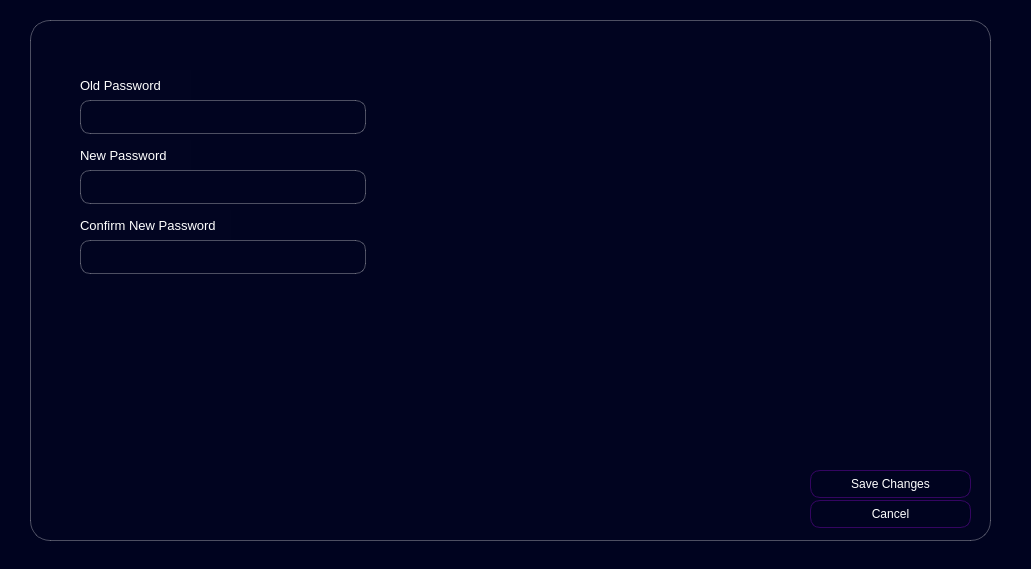
<?xml version="1.0" encoding="UTF-8"?>
<ui version="4.0">
 <class>password_set</class>
 <widget class="QWidget" name="password_set">
  <property name="geometry">
   <rect>
    <x>0</x>
    <y>0</y>
    <width>1031</width>
    <height>569</height>
   </rect>
  </property>
  <property name="windowTitle">
   <string>Form</string>
  </property>
  <property name="styleSheet">
   <string notr="true">background-color: #00031f
</string>
  </property>
  <widget class="QLabel" name="passet_con">
   <property name="geometry">
    <rect>
     <x>30</x>
     <y>20</y>
     <width>961</width>
     <height>521</height>
    </rect>
   </property>
   <property name="font">
    <font>
     <family>Segoe UI</family>
     <pointsize>-1</pointsize>
    </font>
   </property>
   <property name="styleSheet">
    <string notr="true">QLabel {
	background-color: rgba(20, 20, 50, 10);
    border: 1px solid rgba(255, 255, 255, 0.3);
    border-radius: 20px;
    padding: 8px;
    color: white;
    font-family: &quot;Segoe UI&quot;;
    font-size: 13px;
}

QLabel:focus {
    border: 1px solid #7D5FFF;
    box-shadow: 0px 0px 8px #7D5FFF;
}
</string>
   </property>
   <property name="text">
    <string/>
   </property>
  </widget>
  <widget class="QPushButton" name="cancel_bt">
   <property name="geometry">
    <rect>
     <x>810</x>
     <y>500</y>
     <width>161</width>
     <height>28</height>
    </rect>
   </property>
   <property name="styleSheet">
    <string notr="true">QPushButton {
	font: bold pt &quot;Century Gothic&quot;;
    background-color: #00031F;   /* button fill color */
    color: white;                /* text color */
    border: 1px solid #340561;   /* stroke/border */
    border-radius: 10px;         /* corner radius */   
}
QPushButton:hover {
    background-color: #6A0DBF;   /* hover color */
}
</string>
   </property>
   <property name="text">
    <string>Cancel</string>
   </property>
  </widget>
  <widget class="QLabel" name="old_pass">
   <property name="geometry">
    <rect>
     <x>80</x>
     <y>70</y>
     <width>111</width>
     <height>31</height>
    </rect>
   </property>
   <property name="font">
    <font>
     <family>Segoe UI</family>
     <pointsize>-1</pointsize>
    </font>
   </property>
   <property name="styleSheet">
    <string notr="true">
	background-color: rgba(20, 20, 50, 10);
    color: white;
	border: transparent;
    font-family: &quot;Segoe UI&quot;;
    font-size: 13px;


</string>
   </property>
   <property name="text">
    <string>Old Password</string>
   </property>
  </widget>
  <widget class="QLineEdit" name="opass_label">
   <property name="geometry">
    <rect>
     <x>80</x>
     <y>100</y>
     <width>286</width>
     <height>34</height>
    </rect>
   </property>
   <property name="styleSheet">
    <string notr="true">QLineEdit {
	background-color: transparent;
    border: 1px solid rgba(255, 255, 255, 0.3);
    border-radius: 10px;
    padding: 8px;
    color: white;
    font-family: &quot;Segoe UI&quot;;
    font-size: 13px;
}

QLineEdit:focus {
    border: 1px solid #7D5FFF;
    box-shadow: 0px 0px 8px #7D5FFF;
}
</string>
   </property>
   <property name="text">
    <string/>
   </property>
  </widget>
  <widget class="QLabel" name="new_pass">
   <property name="geometry">
    <rect>
     <x>80</x>
     <y>140</y>
     <width>111</width>
     <height>31</height>
    </rect>
   </property>
   <property name="font">
    <font>
     <family>Segoe UI</family>
     <pointsize>-1</pointsize>
    </font>
   </property>
   <property name="styleSheet">
    <string notr="true">
	background-color: rgba(20, 20, 50, 10);
    color: white;
	border: transparent;
    font-family: &quot;Segoe UI&quot;;
    font-size: 13px;


</string>
   </property>
   <property name="text">
    <string>New Password</string>
   </property>
  </widget>
  <widget class="QLineEdit" name="npass_label">
   <property name="geometry">
    <rect>
     <x>80</x>
     <y>170</y>
     <width>286</width>
     <height>34</height>
    </rect>
   </property>
   <property name="styleSheet">
    <string notr="true">QLineEdit {
	background-color: transparent;
    border: 1px solid rgba(255, 255, 255, 0.3);
    border-radius: 10px;
    padding: 8px;
    color: white;
    font-family: &quot;Segoe UI&quot;;
    font-size: 13px;
}

QLineEdit:focus {
    border: 1px solid #7D5FFF;
    box-shadow: 0px 0px 8px #7D5FFF;
}
</string>
   </property>
   <property name="text">
    <string/>
   </property>
  </widget>
  <widget class="QLabel" name="conf_pass">
   <property name="geometry">
    <rect>
     <x>80</x>
     <y>210</y>
     <width>151</width>
     <height>31</height>
    </rect>
   </property>
   <property name="font">
    <font>
     <family>Segoe UI</family>
     <pointsize>-1</pointsize>
    </font>
   </property>
   <property name="styleSheet">
    <string notr="true">
	background-color: rgba(20, 20, 50, 10);
    color: white;
	border: transparent;
    font-family: &quot;Segoe UI&quot;;
    font-size: 13px;


</string>
   </property>
   <property name="text">
    <string>Confirm New Password</string>
   </property>
  </widget>
  <widget class="QLineEdit" name="cnew_pass">
   <property name="geometry">
    <rect>
     <x>80</x>
     <y>240</y>
     <width>286</width>
     <height>34</height>
    </rect>
   </property>
   <property name="styleSheet">
    <string notr="true">QLineEdit {
	background-color: transparent;
    border: 1px solid rgba(255, 255, 255, 0.3);
    border-radius: 10px;
    padding: 8px;
    color: white;
    font-family: &quot;Segoe UI&quot;;
    font-size: 13px;
}

QLineEdit:focus {
    border: 1px solid #7D5FFF;
    box-shadow: 0px 0px 8px #7D5FFF;
}
</string>
   </property>
   <property name="text">
    <string/>
   </property>
  </widget>
  <widget class="QPushButton" name="schanges_bt">
   <property name="geometry">
    <rect>
     <x>810</x>
     <y>470</y>
     <width>161</width>
     <height>28</height>
    </rect>
   </property>
   <property name="styleSheet">
    <string notr="true">QPushButton {
	font: bold pt &quot;Century Gothic&quot;;
    background-color: #00031F;   /* button fill color */
    color: white;                /* text color */
    border: 1px solid #340561;   /* stroke/border */
    border-radius: 10px;         /* corner radius */   
}
QPushButton:hover {
    background-color: #6A0DBF;   /* hover color */
}
</string>
   </property>
   <property name="text">
    <string>Save Changes</string>
   </property>
  </widget>
 </widget>
 <resources/>
 <connections/>
</ui>
